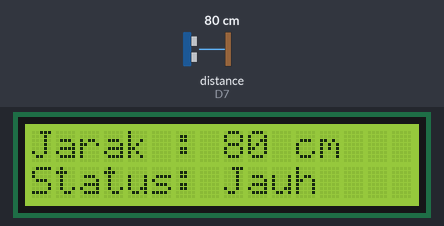
This sketch was run on a simulated ESP8266 (NodeMCU). Parts: 16×2 character LCD. Wiring (inferred from the names in the program): ultrasonic range finder: trigger D6; echo D7. The inputs (shaded band) are chosen by the test bench; at power-on: distance to the obstacle (sensor on D7) 80 cm. The echo pulse lasts 58.3 µs per cm; WiFi joins after 1.5 s; servers stay silent unless stated.

Above: at 4.0 s.
4.1 s: distance to the obstacle (sensor on D7) set to 23 cm
At 6.7 s:
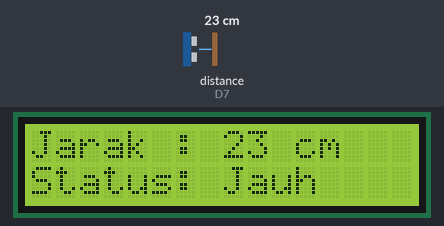
7.9 s: distance to the obstacle (sensor on D7) set to 18 cm
At 10.0 s:
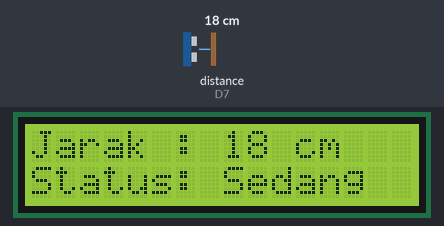
11.7 s: distance to the obstacle (sensor on D7) set to 11 cm
At 13.3 s:
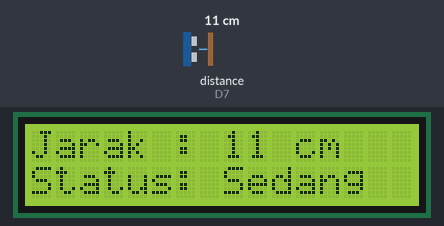
15.5 s: distance to the obstacle (sensor on D7) set to 8 cm
At 18.6 s:
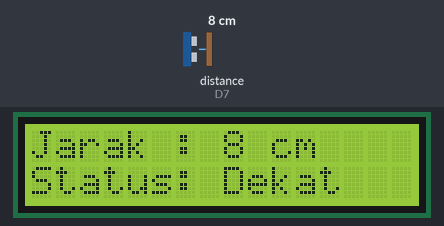
Timing chart, 0 to 20.1 s (numbered marks = the images above; inputs shaded):
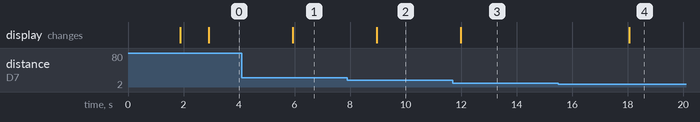

Measured:
- the behaviour switches between 21 and 20 cm on distance to the obstacle (sensor on D7) (found by bisection; images 1 and 2)
- the behaviour switches between 10 and 9 cm on distance to the obstacle (sensor on D7) (found by bisection; images 3 and 4)
- after the input at 4.1 s, the display: changes after 1.8 s (image 1)
- after the input at 7.9 s, the display: changes after 1.1 s (image 2)
- after the input at 11.7 s, the display: changes after 0.30 s (image 3)
- after the input at 15.5 s, the display: changes after 2.5 s (image 4)

The sketch:

blynk_data_lcd.ino
```cpp
#define BLYNK_TEMPLATE_ID "TMPL6hbwAzvGl"
#define BLYNK_TEMPLATE_NAME "Distance"
#define BLYNK_AUTH_TOKEN "bsLoNvabhNzEqp_R2x_SXtmJQ2aARmtK"

#include <Wire.h>
#include <LiquidCrystal_I2C.h>
#include <BlynkSimpleEsp8266.h>


LiquidCrystal_I2C lcd(0x27, 16, 2);
const int triggerPin = D6;
const int echoPin = D7;

void setup() {
  Blynk.begin(BLYNK_AUTH_TOKEN, "POCO F4", "1234lima");  // Ganti dengan SSID dan password WiFi Anda

  lcd.init();
  lcd.backlight();

  lcd.setCursor(0, 0);
  lcd.print("Jarak : ");
  lcd.setCursor(0, 1);
  lcd.print("Status: ");

  pinMode(triggerPin, OUTPUT);
  pinMode(echoPin, INPUT);
  delay(1000);
}

void loop() {
  Blynk.run();

  long duration, distance;

  digitalWrite(triggerPin, LOW);
  delayMicroseconds(2);
  digitalWrite(triggerPin, HIGH);
  delayMicroseconds(10);
  digitalWrite(triggerPin, LOW);

  duration = pulseIn(echoPin, HIGH);
  distance = (duration / 2) / 29.1;

  lcd.setCursor(8, 0);
  lcd.print("     ");
  lcd.setCursor(8, 0);
  lcd.print(distance);
  lcd.print(" cm");

  lcd.setCursor(8, 1);
  lcd.print("        ");
  lcd.setCursor(8, 1);
  if (distance > 20) {
    lcd.print("Jauh");
    Blynk.virtualWrite(V7, "Jauh");
    Blynk.setProperty(V1, "color", "#00FF00");
    Blynk.virtualWrite(V1, 1);
  } else if (distance >= 10 && distance <= 20) {
    lcd.print("Sedang");
    Blynk.virtualWrite(V7, "Sedang");
    Blynk.setProperty(V1, "color", "#FFFF00");
    Blynk.virtualWrite(V1, 1);
  } else {
    lcd.print("Dekat");
    Blynk.virtualWrite(V7, "Dekat");
    Blynk.setProperty(V1, "color", "#FF0000");
    Blynk.virtualWrite(V1, 1);
  }


  Blynk.virtualWrite(V10, distance); // Mengirim data jarak ke widget V1 di Blynk

  delay(3000);
}
```
